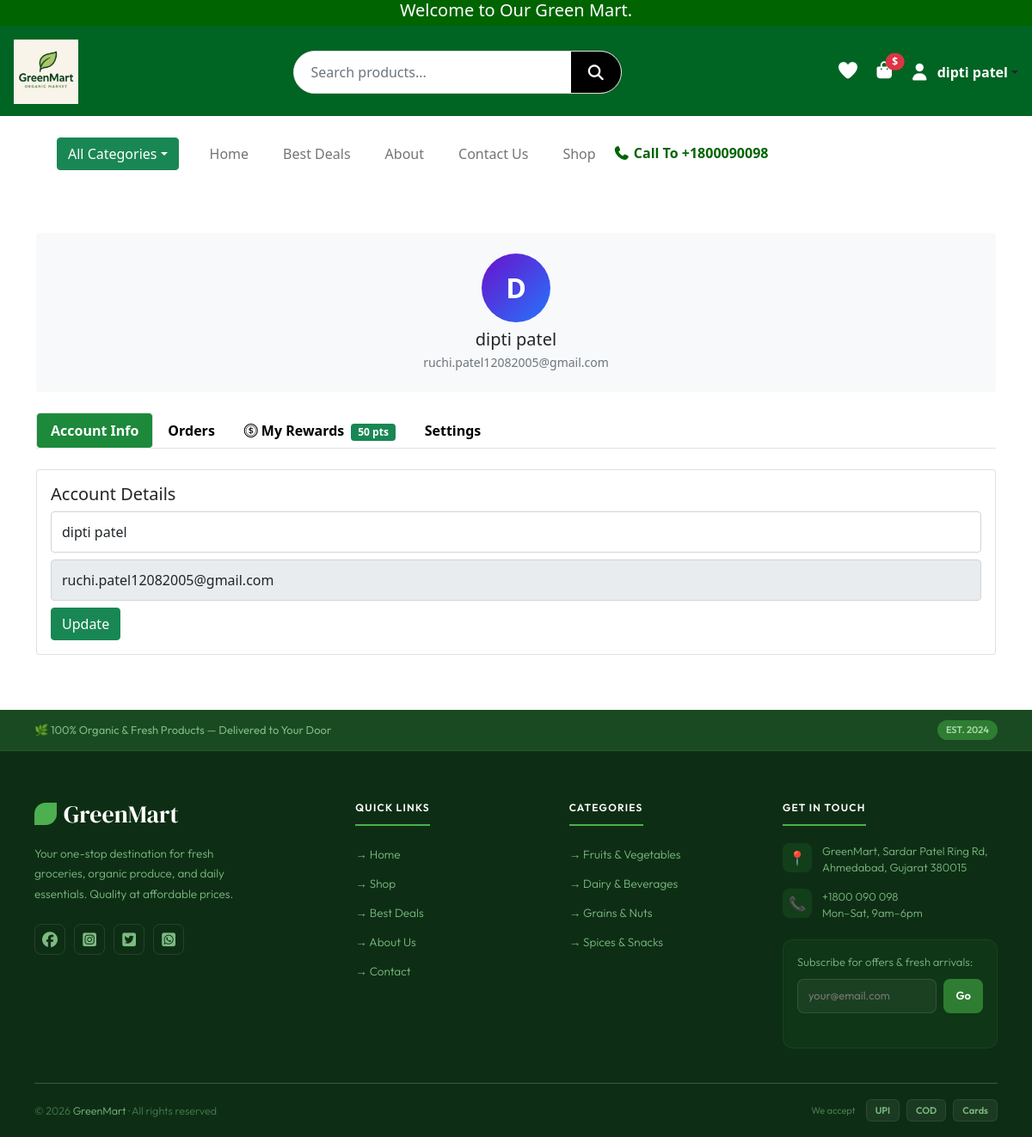
Page /profile (signed in) on the committed database.
### website/models.py (models this page shows, shortened)
class User(UserMixin, db.Model):
    __tablename__ = "users"
    id            = db.Column(db.Integer, primary_key=True)
    name          = db.Column(db.String(50), nullable=False)
    email         = db.Column(db.String(120), unique=True, nullable=False)
    password_hash = db.Column(db.String(128), nullable=False)
    role          = db.Column(db.String(20), default="customer")
    is_verified   = db.Column(db.Boolean, default=False)

class RewardWallet(db.Model):
    __tablename__ = "reward_wallet"
    id         = db.Column(db.Integer, primary_key=True)
    user_id    = db.Column(db.Integer, db.ForeignKey("users.id"), unique=True, nullable=False)
    points     = db.Column(db.Integer, default=0, nullable=False)
    updated_at = db.Column(db.DateTime, default=datetime.utcnow, onupdate=datetime.utcnow)
    user = db.relationship("User", backref=db.backref("reward_wallet", uselist=False, lazy=True))

### website/views.py (the view)
@views.route("/profile")
@login_required
def profile():
    login_form  = LoginForm()
    signup_form = SignupForm()
    orders = Order.query.filter_by(user_id=current_user.id).order_by(Order.id.desc()).all()
    wallet = RewardWallet.query.filter_by(user_id=current_user.id).first()
    txns   = (RewardTransaction.query
              .filter_by(user_id=current_user.id)
              .order_by(RewardTransaction.created_at.desc())
              .limit(30).all())
    return render_template(
        "profile.html",
        user=current_user,
        orders=orders,
        login_form=login_form,
        signup_form=signup_form,
        wallet=wallet,
        txns=txns,
    )

### website/templates/profile.html (shortened to what this page needs)
{% extends "base.html" %}
{% block content %}
<div class="container py-5">
  <div class="profile-header text-center bg-light p-4 rounded mb-4">
    <div class="avatar mx-auto mb-2">
      {{ current_user.name[0]|upper if current_user.is_authenticated else 'U' }}
    </div>
    <h5 class="mb-1">
      {{ current_user.name if current_user.is_authenticated else 'Guest User' }}
    </h5>
    <p class="text-muted small mb-0">
      {{ current_user.email if current_user.is_authenticated else 'guest@example.com' }}
    </p>
  </div>
  <ul class="nav nav-tabs mb-4" id="profileTabs">
    <li class="nav-item">
      <a class="nav-link active" data-bs-toggle="tab" href="#account">Account Info</a>
    </li>
    <li class="nav-item">
      <a class="nav-link" data-bs-toggle="tab" href="#orders">Orders</a>
    </li>
    <li class="nav-item">
      <a class="nav-link" data-bs-toggle="tab" href="#rewards">
        <i class="bi bi-coin me-1"></i>My Rewards
        {% if wallet and wallet.points > 0 %}
          <span class="badge bg-success ms-1">{{ wallet.points }} pts</span>
        {% endif %}
      </a>
    </li>
    <li class="nav-item">
      <a class="nav-link" data-bs-toggle="tab" href="#settings">Settings</a>
    </li>
  </ul>
  <div class="tab-content">
    <div id="account" class="tab-pane fade show active">
      <div class="card p-3 mb-3">
        <h5>Account Details</h5>
        <form method="POST" action="{{ url_for('views.update_profile') }}">
          <input type="text" name="name" value="{{ user.name }}" class="form-control mb-2">
          <input type="email" value="{{ user.email }}" class="form-control mb-2" readonly>
          <button class="btn btn-success">Update</button>
        </form>
      </div>
    </div>
  </div>
</div>
{% endblock %}

### website/templates/base.html (shortened to what this page needs)
<!DOCTYPE html>
<html lang="en">
<head>
  <link rel="stylesheet" href="{{ url_for('static', filename='css/style.css') }}">
  <link href="https://cdn.jsdelivr.net/npm/bootstrap@5.0.2/dist/css/bootstrap.min.css" rel="stylesheet">
  <link rel="stylesheet" href="https://cdnjs.cloudflare.com/ajax/libs/font-awesome/7.0.1/css/all.min.css">
  <link rel="stylesheet" href="https://cdn.jsdelivr.net/npm/bootstrap-icons@1.11.1/font/bootstrap-icons.css">
</head>
<body>
<div class="container-fluid top-header">
  <h5 class="text-center mb-0">Welcome to Our Green Mart.</h5>
</div>
<header class="main-header d-flex flex-wrap align-items-center justify-content-between p-3">
  <div class="logo-area">
    <a href="{{ url_for('views.home') }}">
      <img src="{{ url_for('static', filename='images/logo.png') }}" alt="logo" class="img-fluid">
    </a>
  </div>
  <div class="search-area flex-grow-1 mx-3 position-relative d-none d-lg-flex">
    <form class="search-box d-flex" action="{{ url_for('views.search') }}" method="get">
      <input type="text" name="q" id="liveSearch" class="form-control" placeholder="Search products..." autocomplete="off">
      <button type="submit"><i class="fa-solid fa-magnifying-glass"></i></button>
    </form>
  </div>
  <div class="icons-area d-flex align-items-center gap-3 flex-shrink-0">
    <a href="{{ url_for('views.wishlist') }}"><i class="fa-solid fa-heart"></i></a>
    <div class="cart-box position-relative">
      <a href="{{ url_for('views.cart') }}">
        <i class="fa-solid fa-bag-shopping fs-5"></i>
      </a>
      <span class="cart-price position-absolute top-0 start-100 translate-middle badge rounded-pill bg-danger">
        ${{ subtotal }}
      </span>
    </div>
    {% if current_user.is_authenticated %}
<div class="dropdown">
  <a href="#"
     class="d-flex align-items-center text-dark text-decoration-none dropdown-toggle"
     id="userDropdown"
     data-bs-toggle="dropdown"
     aria-expanded="false"
     role="button">
    <i class="fa-solid fa-user fs-5" style="color:white;"></i>
    <span class="ms-2 fw-bold" style="color:white;">{{ current_user.name }}</span>
  </a>
</div>
{% else %}
  <i class="fa-solid fa-user fs-5" data-bs-toggle="modal" data-bs-target="#loginModal" style="cursor:pointer;"></i>
{% endif %}
  </div>
</header>
<div class="container nav">
  <nav class="navbar navbar-expand-lg navbar-light bg-white p-4">
    <div class="container-fluid">
      <div class="dropdown me-3">
        <button class="btn btn-success dropdown-toggle" data-bs-toggle="dropdown">All Categories</button>
      </div>
      <div class="collapse navbar-collapse" id="mainNavbar">
        <ul class="navbar-nav me-auto mb-2 mb-lg-0">
          <li class="nav-item"><a class="nav-link" href="{{ url_for('views.home') }}">Home</a></li>
          <li class="nav-item"><a class="nav-link" href="{{ url_for('views.best_deals') }}">Best Deals</a></li>
          <li class="nav-item"><a class="nav-link" href="{{ url_for('views.about') }}">About</a></li>
          <li class="nav-item"><a class="nav-link" href="{{ url_for('views.contact') }}">Contact Us</a></li>
          <li class="nav-item"><a class="nav-link" href="{{ url_for('views.shop') }}">Shop</a></li>
        </ul>
        <h6 class="mb-0 ms-auto"><i class="fa-solid fa-phone"></i> Call To +1800090098</h6>
      </div>
    </div>
  </nav>
</div>
{% block content %}{% endblock %}
<footer style="background:#0d2e14; font-family:'Outfit',sans-serif; color:#c8dfc2; padding:0;">
  <div style="background:#1a4a22; padding:12px 40px; display:flex; align-items:center; justify-content:space-between; border-bottom:1px solid rgba(255,255,255,0.06);">
    <span style="font-size:13px; color:#7dba82;">🌿 100% Organic & Fresh Products — Delivered to Your Door</span>
    <span style="background:#2e7d32; color:#a5d6a7; font-size:11px; padding:3px 10px; border-radius:20px; font-weight:600;">EST. 2024</span>
  </div>
  <div style="display:grid; grid-template-columns:1.6fr 1fr 1fr 1.2fr; gap:40px; padding:52px 40px 40px;">
    <div>
      <div style="font-family:'DM Serif Display',serif; font-size:28px; color:#fff; margin-bottom:14px; display:flex; align-items:center; gap:8px;">
        <span style="width:26px;height:26px;background:#4caf50;border-radius:50% 0 50% 0;display:inline-block;"></span> GreenMart
      </div>
      <p style="font-size:13.5px; color:#7dba82; line-height:1.75; margin-bottom:22px; font-weight:300; max-width:240px;">
        Your one-stop destination for fresh groceries, organic produce, and daily essentials. Quality at affordable prices.
      </p>
      <div style="display:flex; gap:10px;">
        <a href="#" style="width:36px;height:36px;border-radius:8px;border:1px solid rgba(255,255,255,0.1);display:flex;align-items:center;justify-content:center;color:#7dba82;font-size:18px;text-decoration:none;"><i class="fa-brands fa-facebook"></i></a>
        <a href="#" style="width:36px;height:36px;border-radius:8px;border:1px solid rgba(255,255,255,0.1);display:flex;align-items:center;justify-content:center;color:#7dba82;font-size:18px;text-decoration:none;"><i class="fa-brands fa-square-instagram"></i></a>
        <a href="#" style="width:36px;height:36px;border-radius:8px;border:1px solid rgba(255,255,255,0.1);display:flex;align-items:center;justify-content:center;color:#7dba82;font-size:18px;text-decoration:none;"><i class="fa-brands fa-square-twitter"></i></a>
        <a href="#" style="width:36px;height:36px;border-radius:8px;border:1px solid rgba(255,255,255,0.1);display:flex;align-items:center;justify-content:center;color:#7dba82;font-size:18px;text-decoration:none;"><i class="fa-brands fa-square-whatsapp"></i></a>
      </div>
    </div>
    <div>
      <div style="font-size:12px;letter-spacing:0.1em;text-transform:uppercase;color:#fff;font-weight:600;margin-bottom:20px;padding-bottom:10px;border-bottom:2px solid #4caf50;display:inline-block;">Quick Links</div>
      <ul style="list-style:none;padding:0;display:flex;flex-direction:column;gap:10px;">
        <li><a href="{{ url_for('views.home') }}"        style="color:#7dba82;text-decoration:none;font-size:13.5px;font-weight:300;">→ Home</a></li>
        <li><a href="{{ url_for('views.shop') }}"        style="color:#7dba82;text-decoration:none;font-size:13.5px;font-weight:300;">→ Shop</a></li>
        <li><a href="{{ url_for('views.best_deals') }}"  style="color:#7dba82;text-decoration:none;font-size:13.5px;font-weight:300;">→ Best Deals</a></li>
        <li><a href="{{ url_for('views.about') }}"       style="color:#7dba82;text-decoration:none;font-size:13.5px;font-weight:300;">→ About Us</a></li>
        <li><a href="{{ url_for('views.contact') }}"     style="color:#7dba82;text-decoration:none;font-size:13.5px;font-weight:300;">→ Contact</a></li>
      </ul>
    </div>
    <div>
      <div style="font-size:12px;letter-spacing:0.1em;text-transform:uppercase;color:#fff;font-weight:600;margin-bottom:20px;padding-bottom:10px;border-bottom:2px solid #4caf50;display:inline-block;">Categories</div>
      <ul style="list-style:none;padding:0;display:flex;flex-direction:column;gap:10px;">
        <li><a href="#"                                           style="color:#7dba82;text-decoration:none;font-size:13.5px;font-weight:300;">→ Fruits & Vegetables</a></li>
        <li><a href="{{ url_for('views.dairy_beverages') }}"     style="color:#7dba82;text-decoration:none;font-size:13.5px;font-weight:300;">→ Dairy & Beverages</a></li>
        <li><a href="{{ url_for('views.grains_nuts') }}"         style="color:#7dba82;text-decoration:none;font-size:13.5px;font-weight:300;">→ Grains & Nuts</a></li>
        <li><a href="{{ url_for('views.spices_snacks') }}"       style="color:#7dba82;text-decoration:none;font-size:13.5px;font-weight:300;">→ Spices & Snacks</a></li>
      </ul>
    </div>
    <div>
      <div style="font-size:12px;letter-spacing:0.1em;text-transform:uppercase;color:#fff;font-weight:600;margin-bottom:20px;padding-bottom:10px;border-bottom:2px solid #4caf50;display:inline-block;">Get in Touch</div>
      <div style="display:flex;align-items:flex-start;gap:12px;margin-bottom:14px;">
        <div style="width:34px;height:34px;background:rgba(46,125,50,0.2);border-radius:8px;display:flex;align-items:center;justify-content:center;flex-shrink:0;">📍</div>
        <div style="font-size:13px;color:#7dba82;line-height:1.5;font-weight:300;">GreenMart, Sardar Patel Ring Rd,<br>Ahmedabad, Gujarat 380015</div>
      </div>
      <div style="display:flex;align-items:flex-start;gap:12px;margin-bottom:20px;">
        <div style="width:34px;height:34px;background:rgba(46,125,50,0.2);border-radius:8px;display:flex;align-items:center;justify-content:center;flex-shrink:0;">📞</div>
        <div style="font-size:13px;color:#7dba82;line-height:1.5;font-weight:300;">+1800 090 098<br>Mon–Sat, 9am–6pm</div>
      </div>
      <div style="background:rgba(46,125,50,0.1);border:1px solid rgba(46,125,50,0.2);border-radius:12px;padding:16px;">
        <p style="font-size:13px;color:#7dba82;margin-bottom:10px;font-weight:300;">Subscribe for offers & fresh arrivals:</p>
        <div style="display:flex;gap:8px;">
          <input type="email" id="newsletterEmail" placeholder="your@email.com"
                 style="flex:1;background:rgba(255,255,255,0.05);border:1px solid rgba(255,255,255,0.1);
                        border-radius:8px;padding:9px 12px;font-size:13px;color:white;outline:none;">
          <button onclick="subscribeNewsletter()" id="subBtn"
                  style="background:#2e7d32;border:none;border-radius:8px;padding:9px 14px;
                         color:white;font-size:13px;font-weight:600;cursor:pointer;">Go</button>
        </div>
        <div id="subMsg" style="font-size:12px;margin-top:8px;min-height:16px;"></div>
      </div>
    </div>
  </div>
  <hr style="border:none;border-top:1px solid rgba(255,255,255,0.06);margin:0 40px;">
  <div style="display:flex;align-items:center;justify-content:space-between;padding:18px 40px;flex-wrap:wrap;gap:12px;">
    <div style="font-size:12.5px;color:#4a7a52;font-weight:300;">© 2026 <span style="color:#7dba82;">GreenMart</span> · All rights reserved</div>
    <div style="display:flex;gap:8px;align-items:center;">
      <span style="font-size:11px;color:#4a7a52;margin-right:4px;">We accept</span>
      <span style="background:rgba(255,255,255,0.06);border:1px solid rgba(255,255,255,0.08);border-radius:6px;padding:4px 10px;font-size:11px;color:#7dba82;font-weight:600;">UPI</span>
      <span style="background:rgba(255,255,255,0.06);border:1px solid rgba(255,255,255,0.08);border-radius:6px;padding:4px 10px;font-size:11px;color:#7dba82;font-weight:600;">COD</span>
      <span style="background:rgba(255,255,255,0.06);border:1px solid rgba(255,255,255,0.08);border-radius:6px;padding:4px 10px;font-size:11px;color:#7dba82;font-weight:600;">Cards</span>
    </div>
  </div>
</footer>
</body>
</html>

### rows in the picture
User: name "dipti patel", name "D", email "ruchi.patel12082005@gmail.com"
RewardWallet: points "50"
